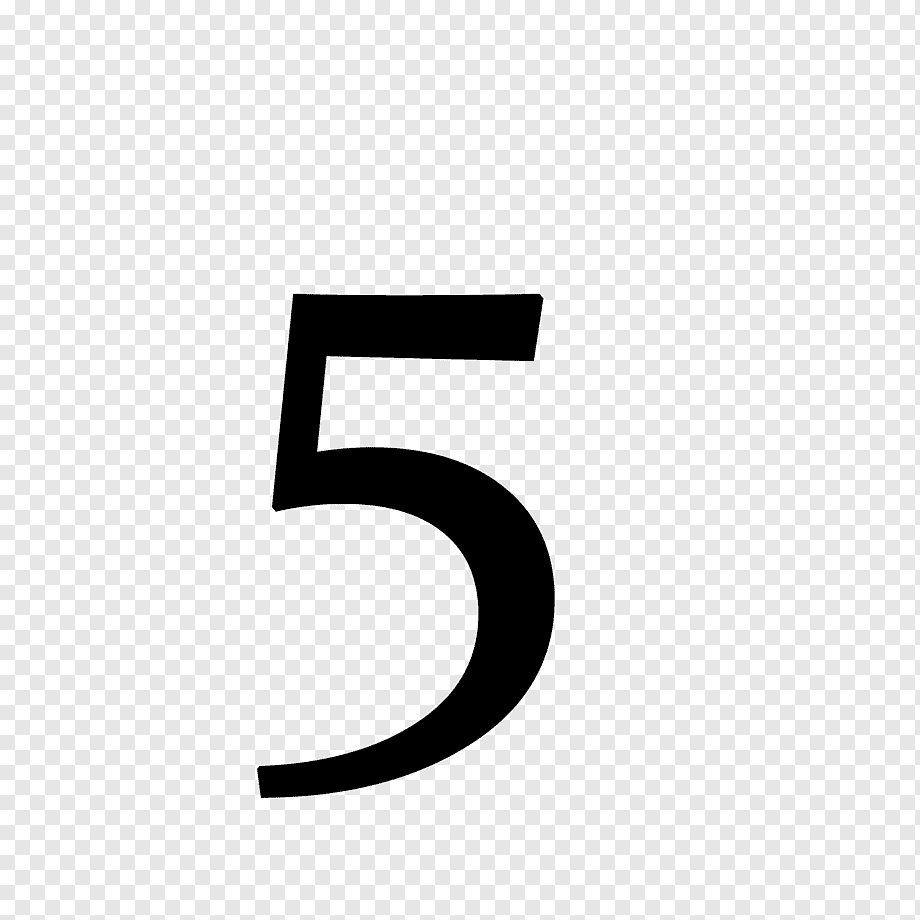
#> input picture images2.png, 920 x 920 px, found by its file name
$ jupyter execute --allow-errors ocr2.ipynb
#> lines starting #> are read from the running program, lines starting #| are printed output that depends on the picture
[cell 1]
import numpy as np
import struct
import matplotlib.pyplot as plt
import os
from PIL import Image

# Directories
data_dir = r'C:\Users\PMLS\Desktop\Notes and Assignments 7\Machine Learning\OCR\mnist_data'
save_directory = r'C:\Users\PMLS\Desktop\Notes and Assignments 7\Machine Learning\OCR'

# Ensure save directory exists
if not os.path.exists(save_directory):
    os.makedirs(save_directory)

# Load MNIST data functions
def load_mnist_images(filename):
    filepath = os.path.join(data_dir, filename)
    print(f"Loading images from {filepath}")
    with open(filepath, 'rb') as f:
        magic, num, rows, cols = struct.unpack('>IIII', f.read(16))
        images = np.fromfile(f, dtype=np.uint8).reshape(num, rows * cols)
        images = images / 255.0  # Normalize pixel values
    return images

# [13 lines left out: functions load_mnist_labels, one_hot_encode, not called in this run]


def relu(Z):
    return np.maximum(0, Z)

def relu_derivative(Z):
    return Z > 0

def softmax(Z):
    exp_Z = np.exp(Z - np.max(Z, axis=1, keepdims=True))  # Numerical stability
    return exp_Z / np.sum(exp_Z, axis=1, keepdims=True)


# [49 lines left out: functions forward_propagation, compute_loss, backward_propagation, update_parameters, not called in this run]


#> (the rest of this cell did not finish here and is left out)

[cell 2]
import numpy as np
import os
from PIL import Image
import matplotlib.pyplot as plt

# Path to the directory where the model is saved
save_directory = r'C:\Users\PMLS\Desktop\Notes and Assignments 7\Machine Learning\OCR'

# Load the saved model parameters
def load_model_parameters(save_directory):
    model_path = os.path.join(save_directory, 'trained_model.npz')
    with np.load(model_path) as data:
#> (reads trained_model.npz from the repository)
        W1 = data['W1']
        b1 = data['b1']
        W2 = data['W2']
        b2 = data['b2']
    print(f"Model parameters loaded from {model_path}")
    return W1, b1, W2, b2

# Activation functions
def relu(Z):
    return np.maximum(0, Z)

def softmax(Z):
    exp_Z = np.exp(Z - np.max(Z, axis=1, keepdims=True))  # Numerical stability
    return exp_Z / np.sum(exp_Z, axis=1, keepdims=True)

# Forward propagation
def forward_propagation(X, W1, b1, W2, b2):
    # Hidden layer
    Z1 = np.dot(X, W1) + b1
    A1 = relu(Z1)

    # Output layer
    Z2 = np.dot(A1, W2) + b2
    A2 = softmax(Z2)

    return A2

# Function to load and preprocess custom images
def load_custom_image(image_path):
    # Open the image and convert to grayscale
    img = Image.open(image_path).convert('L')
    print(f"Original image size: {img.size}")
#| Original image size: (920, 920)

    # Resize to 28x28 pixels
    img = img.resize((28, 28))
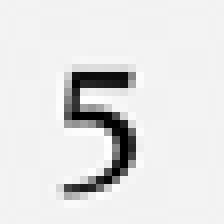
#> img: PIL image 28x28 L (shown 8 times larger); min 0, max 255, mean 226.4
    print(f"Resized image size: {img.size}")
#| Resized image size: (28, 28)

    # Invert colors (if necessary)
    img = np.invert(img)
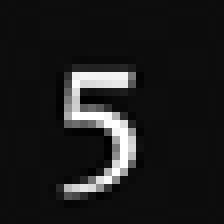
#> img: shape (28, 28) (shown 8 times larger); min 0, max 255, mean 28.6

    # Convert to numpy array and normalize
    img_array = np.array(img) / 255.0
    print(f"Image array shape after conversion: {img_array.shape}")
#| Image array shape after conversion: (28, 28)

    # Flatten the image
    img_flatten = img_array.flatten().reshape(1, -1)
    print(f"Flattened image shape: {img_flatten.shape}")
#| Flattened image shape: (1, 784)

    # Display the image
    plt.imshow(img_array, cmap='gray')
    plt.title('Processed Image')
    plt.axis('off')
    plt.show()

    return img_flatten

# Function to predict custom images
def predict_image(image, W1, b1, W2, b2):
    # Forward propagation
    A2 = forward_propagation(image, W1, b1, W2, b2)
    prediction = np.argmax(A2, axis=1)
#> prediction = [5]
    return prediction

# Load the model parameters
W1, b1, W2, b2 = load_model_parameters(save_directory)

# Path to your custom image
image_path = r'C:\Users\PMLS\Desktop\Notes and Assignments 7\Machine Learning\OCR\images2.png'  # Replace with your image path

# Load and preprocess your image
custom_image = load_custom_image(image_path)

# Make a prediction
prediction = predict_image(custom_image, W1, b1, W2, b2)
#> prediction = [5]
print(f"Predicted Digit: {prediction[0]}")
#| Predicted Digit: 5
